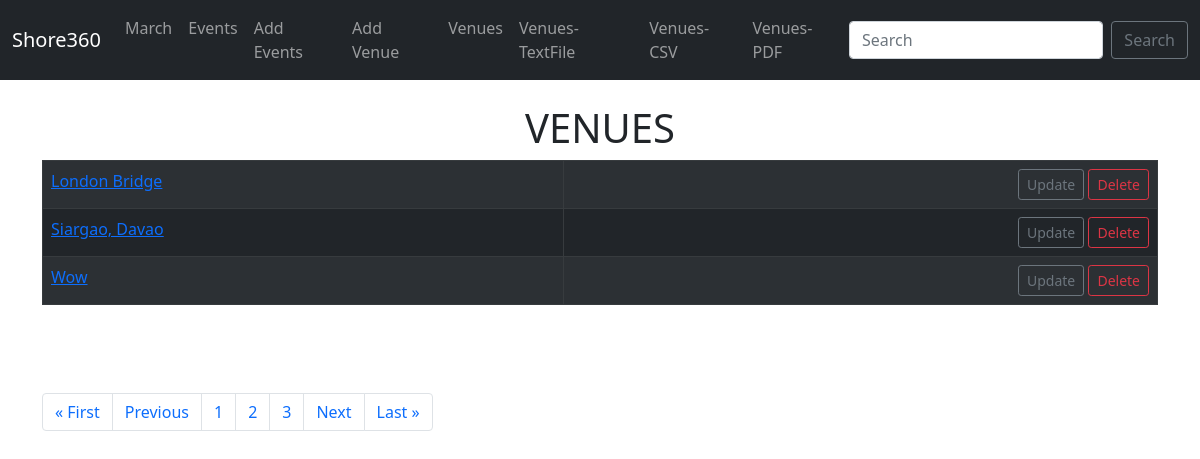
Before: /list_venues/?page=2 with the older database file.
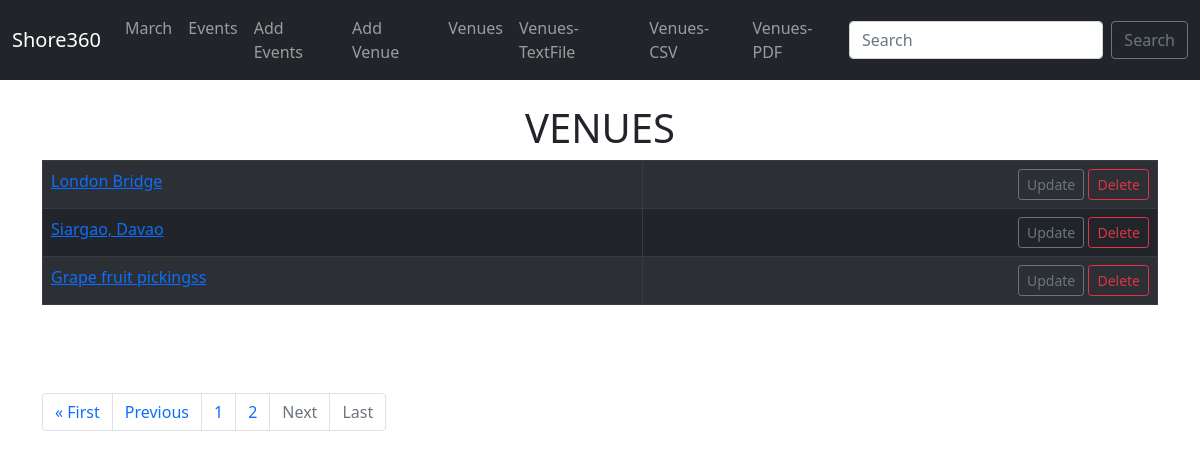
After: the same page with the newer database file.
### events/models.py (models this page shows)
class Venue(models.Model):
    name = models.CharField('Venue Name', max_length=120)
    address = models.CharField(max_length=300)
    zip_code = models.CharField('Zip Code', max_length=20)
    phone = models.CharField('Contact Phone',max_length=20, blank=True)
    web = models.URLField('Website Address', blank=True)
    email_address = models.EmailField('Email Address', blank=True)
    def __str__(self):
        return self.name

### events/views.py (the view)
# urls.py: path('list_venues/', views.list_venues, name = 'list-venues'),
def list_venues(request):
	p = Paginator(Venue.objects.all(), 3)
	page = request.GET.get('page')
	venues = p.get_page(page)
	nums = "a" * venues.paginator.num_pages
	return render(request,'events/venue.html',
	       {#'venue_list': venue_list,
	 		'venues': venues,
			 'nums':nums
			})

### events/templates/events/venue.html (shortened to what this page needs)
{% extends 'events/base.html' %}
{% block content %}
    <center>
        <h1>VENUES</h1>
        <table class="table table-striped table-dark table-hover table-bordered" >
        {% for venue in venues %}
            <tr>
                <td ><a href="{% url 'show-venue' venue.id %}">{{ venue }} </a> </td>
                <td align="right">
                    <a class="btn btn-outline-secondary btn-sm" href="{% url 'update-venue' venue.id %}">Update </a>
                    <a class="btn btn-outline-danger btn-sm" href="{% url 'delete-venue' venue.id %}">Delete </a>
                </td>
            </tr>
        {% endfor %}
        </table>
        <br/>
        <br/>
        <br/>
        <nav aria-label="...">
            <ul class="pagination">
        {% if venues.has_previous %}
            <li class="page-item"><a class="page-link" href="?page=1">&laquo First</a></li>
            <li class="page-item"><a class="page-link" href="?page={{ venues.previous_page_number }}">Previous</a></li>
        {% endif %}
        {% for i in nums %}
                <li class="page-item"><a class="page-link" href="?page={{ forloop.counter }}">{{ forloop.counter }}</a></li>
        {% endfor %}
        {% if venues.has_next %}
            <li class="page-item"><a class="page-link"  href="?page={{ venues.next_page_number }}">Next</a></li>
            <li class="page-item"><a class="page-link"  href="?page={{ venues.paginator.num_pages }}">Last &raquo</a></li>
        {% else %}
            <li class="page-item disabled">
                <a class="page-link">Next</a></li>
            <li class="page-item disabled">
                <a class="page-link">Last</a>
            </li>
        {% endif %}
            </ul>
        </nav>
    </center>
{% endblock %}

Changed rows visible on the page:
removed Venue: name "Wow"
now on this page (row unchanged): Venue: name "Grape fruit pickingss"
Other visible differences:
text no longer shown: "Last »"
text now shown: "Last"
list line gone: "3"
